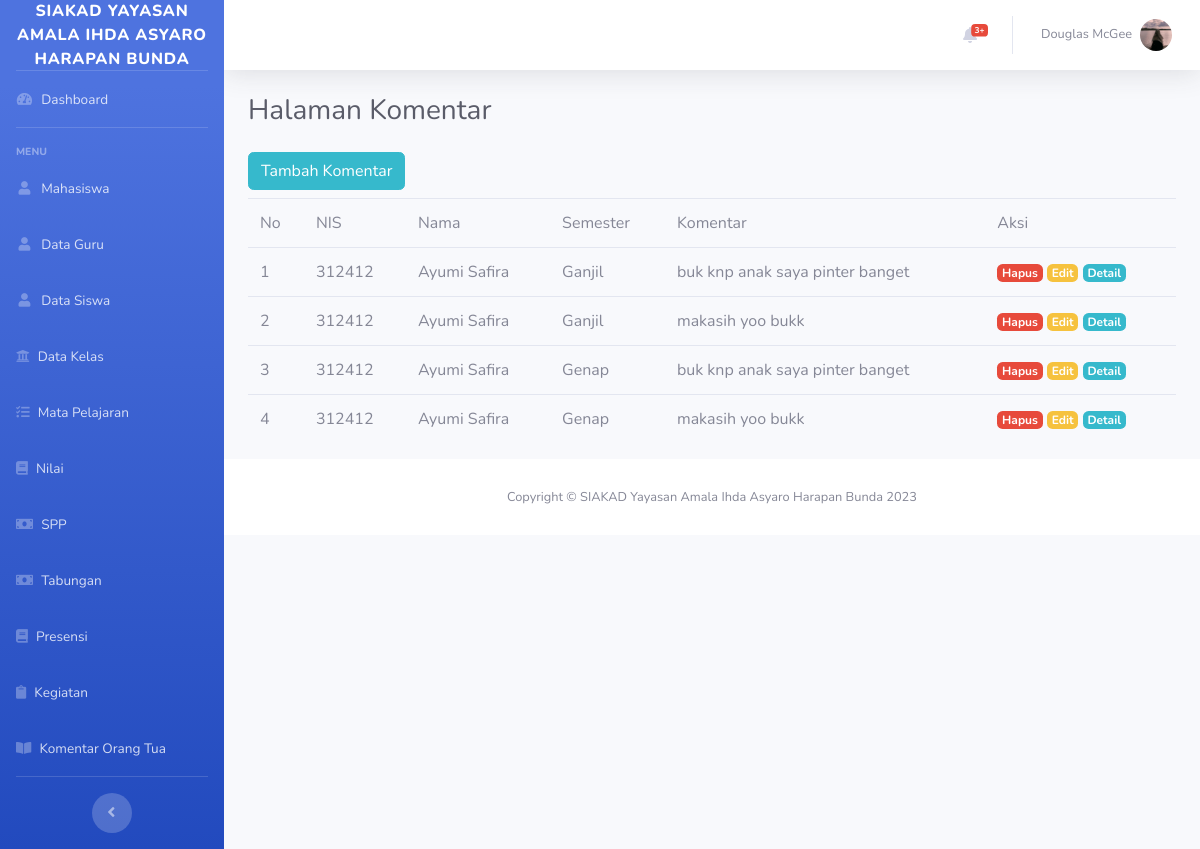
The page /index.php/komentar on the database its author committed.
### tables this page shows
CREATE TABLE `komentar` (
  `id_komentar` int(11) NOT NULL,
  `nis` int(11) NOT NULL,
  `komentar` varchar(255) NOT NULL,
  `id_semester` int(11) NOT NULL
);

CREATE TABLE `siswa` (
  `nis` int(11) NOT NULL,
  `username` varchar(100) NOT NULL,
  `id_kelas` int(11) NOT NULL,
  `nama` varchar(200) NOT NULL,
  `jenis_kelamin` varchar(100) NOT NULL,
  `agama` varchar(100) NOT NULL,
  `tempat_lahir` varchar(200) NOT NULL,
  `tanggal_lahir` date NOT NULL,
  `alamat` varchar(100) NOT NULL,
  `nama_ayah` varchar(300) NOT NULL,
  `nama_ibu` varchar(300) NOT NULL,
  `no_hp` varchar(100) NOT NULL,
  `foto` varchar(500) NOT NULL
);

CREATE TABLE `semester` (
  `id_semester` int(11) NOT NULL,
  `semester` varchar(100) NOT NULL
);

### application/controllers/Komentar.php (called while the page is built, shortened)
<?php
class Komentar extends CI_Controller
{
    public function __construct()
    {
        $this->load->model('Komentar_model');
    }
    function index()
    {
        $data['judul'] = "Halaman Komentar";
        $data['komentar'] = $this->Komentar_model->get();
        $this->load->view("layout/header");
        $this->load->view("komentar/vw_komentar", $data);
        $this->load->view("layout/footer");
    }
}

### index.php (called while the page is built, shortened)
<?php
require_once BASEPATH.'core/CodeIgniter.php';

### application/models/Komentar_model.php (called while the page is built, shortened)
<?php
class Komentar_model extends CI_Model
{
    public $table = 'komentar, siswa, semester';
    public function get()
    {
        $this->db->from($this->table);
        $query = $this->db->get();
        return $query->result_array();
    }
}

### application/views/komentar/vw_komentar.php (the view)
<div class="container-fluid">
    <h1 class="h3 mb-4 text-gray-800"><?php echo $judul; ?></h1>
        <div class="row">
            <div class="col-md-6"><a href="<?= base_url(); ?>Komentar/tambah" class="btn btn-info mb-2">Tambah Komentar</a></div>
            <div class="col-md-12">
                <table class="table">
                    <thead>
                        <tr>
                            <td>No</td>
                            <td>NIS</td>
                            <td>Nama</td>
                            <td>Semester</td>
                            <td>Komentar</td>
                            <td>Aksi</td>
                        </tr>
                    </thead>
                    <tbody>
                        <?php $i = 1; ?>
                        <?php foreach ($komentar as $us) : ?>
                            <tr>
                                <td><?= $i; ?></td>
                                <td><?= $us['nis'] ?></td>
                                <td><?= $us['nama'] ?></td>
                                <td><?= $us['semester'] ?></td>
                                <td><?= $us['komentar'] ?></td>
                                <td>
                                    <a href="<?= base_url('Komentar/hapus/') .$us['id_komentar']; ?>" class="badge badge-danger">Hapus</a>
                                    <a href="<?= base_url('Komentar/edit/') .$us['id_komentar']; ?>" class="badge badge-warning">Edit</a>
                                    <a href="<?= base_url('Komentar/detail/') .$us['id_komentar']; ?>" class="badge badge-info">Detail</a>
                                </td>
                            </tr>
                            <?php $i++; ?>
                        <?php endforeach; ?>
                    </tbody>
                </table>
            </div>
        </div>
    </div>

### rows shown on the page
komentar: nis.nis "312412", nis.nama "Ayumi Safira", id_semester.semester "Ganjil", komentar "buk knp anak saya pinter banget", semester.semester "Genap"
komentar: nis.nis "312412", nis.nama "Ayumi Safira", semester.semester "Ganjil", komentar "makasih yoo bukk", id_semester.semester "Genap"

### other values the page prints
$judul "Halaman Komentar"
